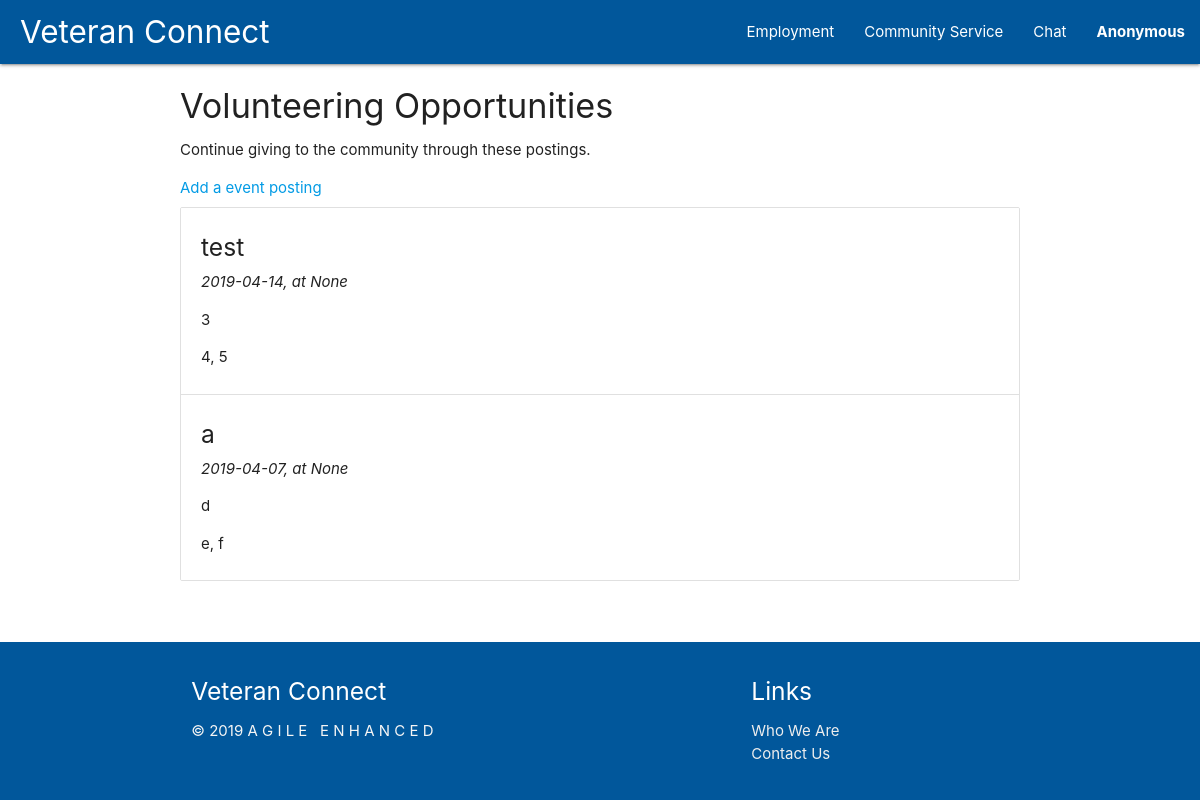
The app's page /service/, older data.
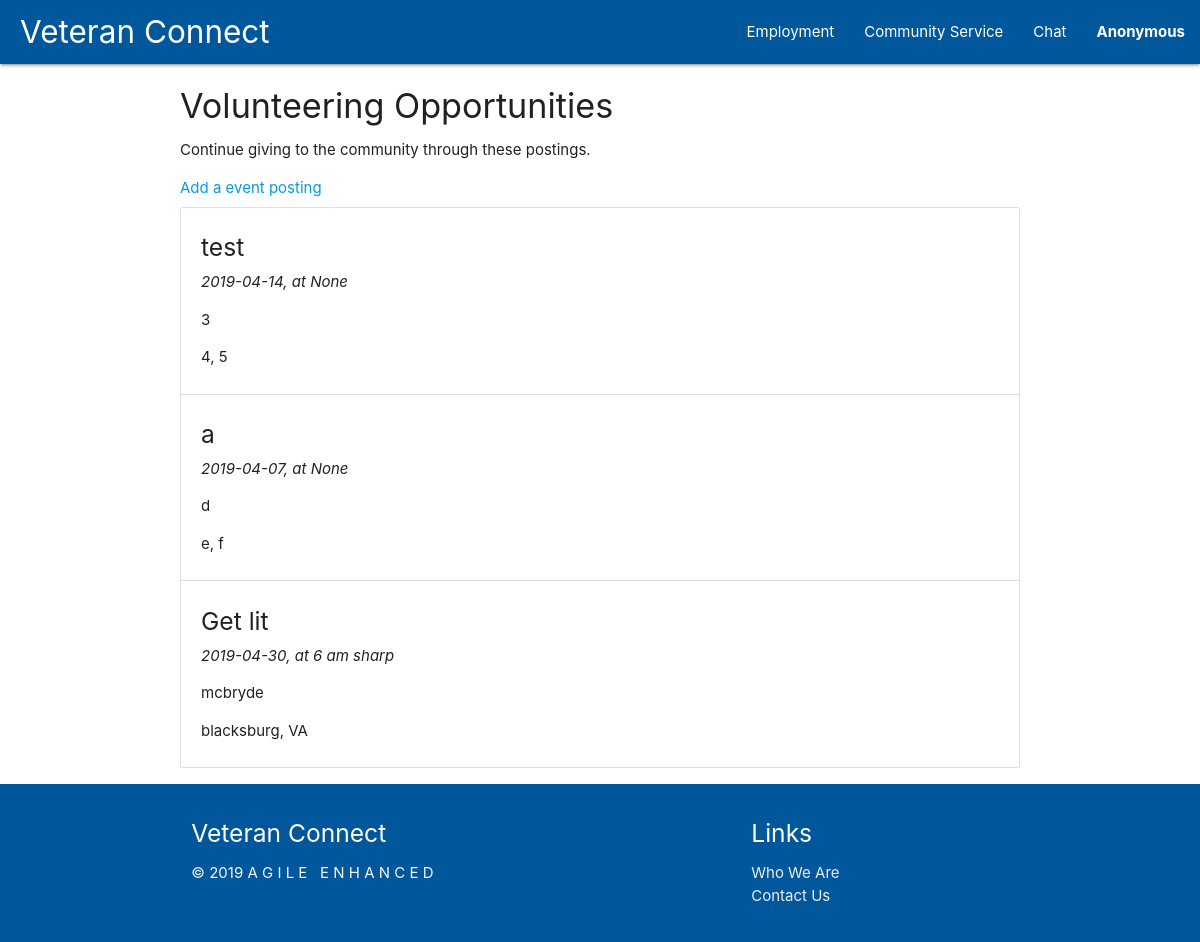
The same page, newer data.
### tables this page shows
CREATE TABLE community_service_events (
    event_id INTEGER PRIMARY KEY AUTOINCREMENT,
    name TEXT NOT NULL,
    date TEXT NOT NULL, 
    time TEXT,
    street_address TEXT,
    city TEXT,
    state TEXT,
    zipcode INTEGER
);

### community_service.py (the view)
@service.route('/', methods=['GET'])
def show_service():
    row = db.get_all_services()
    service = [convert_event(x) for x in row]
    if service is not None:
        session["service"] = service
    return render_template('community_service.html')

### auth.py (called while the page is built)
@auth.before_app_request
def load_logged_in_user():
    user_id = session.get('user_id')
    if user_id is None:
        g.user = None
    else:
        g.user = db.get_user_by_id(user_id)

### community_service.py (called while the page is built)
def convert_event(row):
    event = {
        'name': row['name'],
        'date': row['date'],
        'time': row['time'],
        'street_address': row['street_address'],
        'city': row['city'],
        'state': row['state'],
        'zipcode': row['zipcode'],
    }
    return event

### db.py (called while the page is built)
def get_db():
    if 'db' not in g:
        g.db = sqlite3.connect(
            current_app.config['DATABASE'],
            detect_types=sqlite3.PARSE_DECLTYPES
        )
        g.db.row_factory = sqlite3.Row
    return g.db

def query_db(query, args=(), one=False):
    cur = get_db().execute(query, args)
    rv = cur.fetchall()
    cur.close()
    return (rv[0] if rv else None) if one else rv

def get_all_services():
    try:
        return query_db('SELECT * FROM community_service_events')
    except Exception as e:
        print "could not get all services:", e

### templates/community_service.html (shortened to what this page needs)
{% extends 'base.html' %}
{% block content %}
<div class="container">
    <h4>Volunteering Opportunities</h4>
    <p>Continue giving to the community through these postings.</p>
    <a href="/service/create">Add a event posting</a>
    <ul class="collection">
        {% if session["service"] %}
            {% for event in session["service"] %}
                <li class="collection-item">
                    <h5>{{event['name']}}</h5>
                    <i>{{event['date']}}, at {{event['time']}}</i>
                    <p>{{event['street_address']}}</p>
                    <p>{{event['city']}}, {{event['state']}}</p>
                </li>
            {% endfor %}
        {% endif %}
    </ul>
</div>
{% endblock %}

### templates/base.html (shortened to what this page needs)
<!DOCTYPE html>
<html lang="en">
<head>
    <link rel="stylesheet" type="text/css" href="/static/css/materialize.css">
    <link rel="stylesheet" type="text/css" href="/static/css/custom.css">
</head>
<body>
    <header>
        <nav>
            <div class="nav-wrapper light-blue darken-4">
                <a href="/" class="brand-logo" id="veteran-connect-logo">Veteran Connect</a>
                <ul id="nav-mobile" class="right hide-on-med-and-down">
                    <li><a href="/employment">Employment</a></li>
                    <li><a href="/service">Community Service</a></li>
                    <li><a href="/chat">Chat</a></li>
                    <li>
                        <a class="dropdown-trigger" href="#!" data-target="nav-dropdown">
                            {% if session['user_id'] %}
                            {{session['username']}}
                            {% else %}
                            Anonymous
                            {% endif %}
                        </a>
                    </li>
                </ul>
            </div>
        </nav>
    </header>
    <main>
        {% block content %}{% endblock %}
    </main>
    <footer class="page-footer light-blue darken-4">
        <div class="container light-blue darken-4">
          <div class="row">
            <div class="col l6 s12">
              <h5 class="white-text">Veteran Connect</h5>
              <p class="grey-text text-lighten-4" style="white-space: pre;">© 2019 A G I L E   E N H A N C E D </p>
            </div>
            <div class="col l4 offset-l2 s12">
              <h5 class="white-text">Links</h5>
              <ul>
                <li><a class="grey-text text-lighten-3" href="#!">Who We Are</a></li>
                <li><a class="grey-text text-lighten-3" href="#!">Contact Us</a></li>
              </ul>
            </div>
          </div>
        </div>
    </footer>
</body>
</html>

### static/css/custom.css (style rules this page uses)
#veteran-connect-logo { padding-left: 20px; }
.dropdown-trigger { font-weight: bold; }

Row changes from the older to the newer data that the page shows:
added community_service_events: name "Get lit", date "2019-04-30", time "6 am sharp", street_address "mcbryde", city "blacksburg", state "VA"
